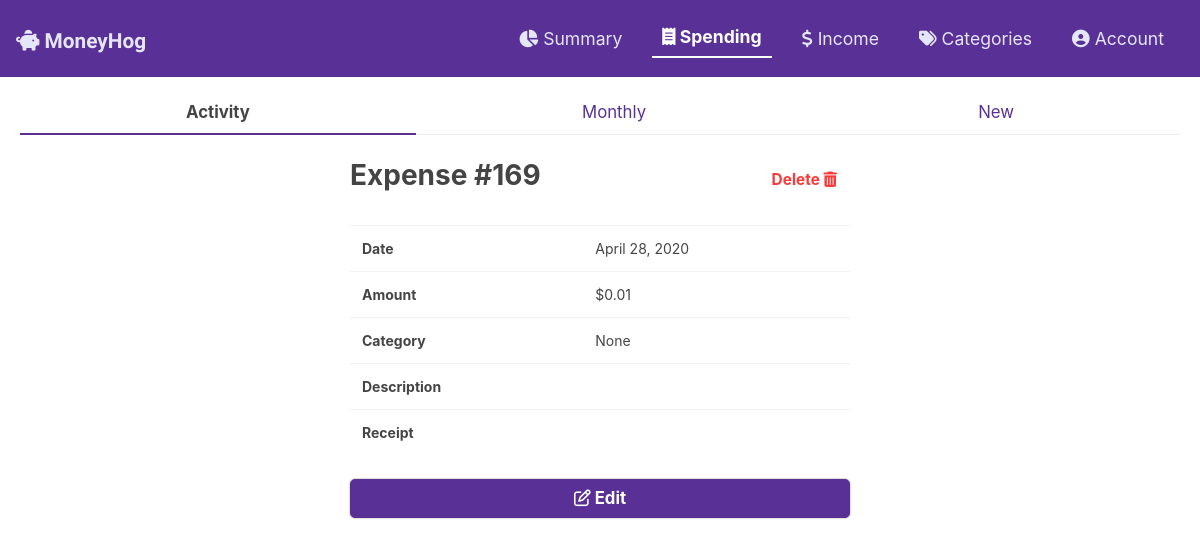
The page /budget/expenses/169/ on the database as committed earlier.
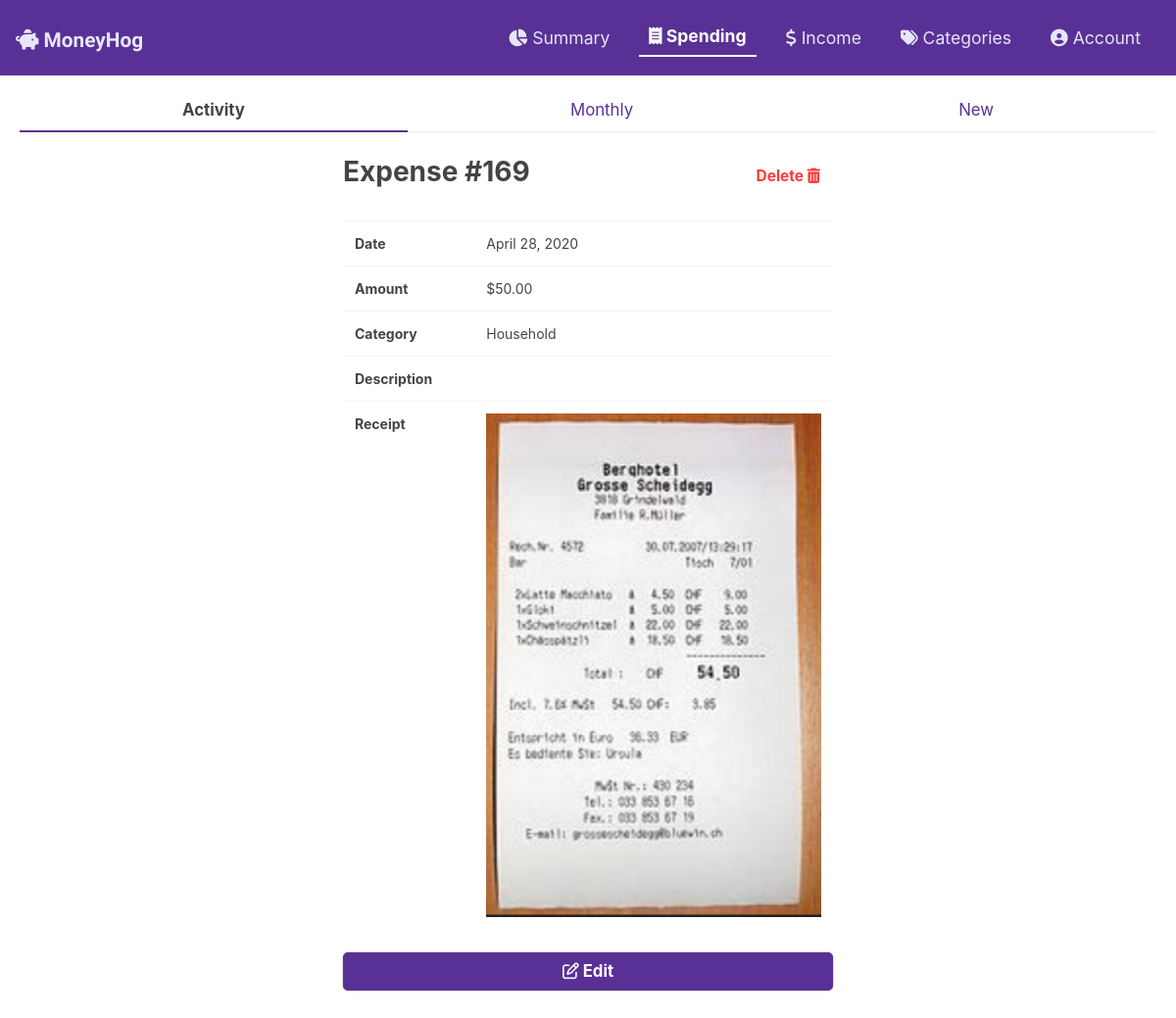
The same page on the database as committed later.
### budget/models.py (models this page shows, shortened)
class Expense(models.Model):
    expense_date = models.DateField('Date of expense')
    description = models.CharField(max_length=200, blank=True)
    category = models.ForeignKey('Category', on_delete=models.SET_NULL,null=True,blank=True)
    amount = models.DecimalField(max_digits=10, decimal_places=2)
    receipt = models.ImageField(upload_to="images/",null=True,blank=True)

class Category(models.Model):
    name = models.CharField(max_length=50)
    def __str__(self):
        return self.name

### budget/views.py (the view, shortened to what this page needs)
# urls.py: path('expenses/<int:pk>/', views.expense_detail, name='expense_detail'),
def expense_detail(request, pk):
    expense = Expense.objects.get(pk = pk)
    context = {
        'expense': expense,
    }
    return render(request, 'budget/expenses/detail.html', context)

### budget/templates/budget/expenses/detail.html (shortened to what this page needs)
{% extends "budget/expenses/expense.html" %}
{% block hist-activ %}active imp{% endblock %}
{% block main_class %} class="narrow-content" {% endblock main_class %}
{% block content %}
    <div class="flex just-betw mt-2 mb-4">
    <h1 class="imp page-title">Expense #{{ expense.id }}</h1>
    <button type="button" class="btn imp text-danger title-sm" data-toggle="modal" data-target="#deleteExpense">Delete <i class="fas fa-trash-alt"></i></button>
    </div>
    <table class="table mb-4">
    <tbody>
        <tr>
            <th scope="row">Date</th>
            <td>{{ expense.expense_date }}
            </td>
        </tr>
        <tr>
            <th scope="row">Amount</th>
            <td>${{ expense.amount }}
            </td>
        </tr>
        <tr>
            <th scope="row">Category</th>
            <td>{{ expense.category }}
            </td>
        </tr>
        <tr>
            <th scope="row">Description</th>
            <td>
            </td>
        </tr>
        <tr>
            <th scope="row">Receipt </th>
            <td>
                {% if expense.receipt %} <img src="{{ expense.receipt.url }}" alt="{{ expense.receipt }}" class="w-100">
                {% endif %}
            </td>
        </tr>
    </tbody>
    </table>
    <a href="{% url 'budget:expense_edit' expense.id %}" class="btn btn-primary block imp title-med mb-3"><i class="far fa-edit"></i> Edit</a>
    {% endblock content%}

### budget/templates/budget/expenses/expense.html (shortened to what this page needs)
{% extends "budget/base.html" %}
{% block expenses_active %}navbar-active{% endblock expenses_active %}
{% block page-header %}
<ul class="nav nav-tabs nav-fill mb-4">
    <li class="nav-item ">
        <a class="nav-link title-med {% block hist-activ %}{% endblock %}" href="{% url 'budget:expense_list' %}">Activity</a>
    </li>
    <li class="nav-item">
        <a class="nav-link title-med {% block rec-activ %}{% endblock %}" href="{% url 'budget:expense_list_recurring' %}">Monthly</a>
    </li>
    <li class="nav-item">
        <a class="nav-link title-med {% block new-activ %}{% endblock %}" href="{% url 'budget:expense_form_page' %}">New</a>
    </li>
</ul>
{% endblock %}

### budget/templates/budget/base.html (shortened to what this page needs)
{% block staticload %}{% load static %}{% endblock %}
<!DOCTYPE html>
<html>
  <head>
    <link href="https://stackpath.bootstrapcdn.com/bootswatch/4.4.1/pulse/bootstrap.min.css" rel="stylesheet">
    <link rel="stylesheet" type="text/css" href="{% static 'budget/main.css' %}">
  </head>
  <body>
    <header>
      <nav class="navbar navbar-dark bg-primary flex just-betw align-center">
        <a class="logo" href="#"><i class="fas fa-piggy-bank"></i> MoneyHog</a>
        <ul class="navbar-list flex just-betw align-end">
            <li class="hide">
                <a class="navbar-link {% block summary-active %}{% endblock summary-active %}" href="#"><i class="fas fa-chart-pie"></i> Summary {% block summary_active_sr %}{% endblock summary_active_sr %}</a>
            </li>
            <li class="hide">
                <a class="navbar-link {% block expenses_active %}{% endblock expenses_active %}" href="{% url 'budget:expense_list' %}"><i class="fas fa-receipt"></i> Spending {% block expenses_active_sr %}{% endblock expenses_active_sr %}</a>
            </li>
            <li class="hide">
                <a class="navbar-link {% block income-active %}{% endblock income-active %}" href="#"><i class="fas fa-dollar-sign"></i> Income {% block income_active_sr %}{% endblock income_active_sr %}</a>
            </li>
            <li class="hide">
                <a class="navbar-link {% block categ-active %}{% endblock categ-active %}" href="#"><i class="fas fa-tags"></i> Categories {% block categ_active_sr %}{% endblock categ_active_sr %}</a>
            </li>
            <li class="hide">
                <a class="navbar-link {% block account-active %}{% endblock account-active %}" href="#"><i class="fas fa-user-circle"></i> Account {% block account_active_sr %}{% endblock account_active_sr %}</a>
            </li>
        </ul>
      </nav>
    </header>
    <main class="wide-content">
        {% block page-header %}
        {% endblock %}
        <div {% block main_class %}{% endblock %}>
          {% block content %}
          {% endblock %}
        </div>
    </main>
  </body>
</html>

### budget/static/budget/main.css (style rules this page uses)
nav { padding: 15px 20px; }
.logo { color: #E6E6FA; font-size: 1.3rem; font-weight: bold; font-family: 'Maven Pro', sans-serif; align-self: flex-end; }
.navbar-list { list-style: none; margin-bottom: 0; padding-left: 0; flex-direction: column; }
.navbar-link { color: #E6E6FA; padding: 5px 10px; font-size: 1.1rem; }
.navbar-active { color: white; font-weight: bold; border-bottom: solid 2px white; }
.hide { display: none; }
.navbar-link { line-height: 3; }
@media screen and (min-width: 900px) { .hide { display: flex; } }
@media screen and (min-width: 900px) { .navbar-link { line-height: 1.5; margin: 0 10px; } }
@media screen and (min-width: 900px) { .navbar-list { flex-direction: row; } }
.nav-tabs .nav-item .nav-link { border-bottom-width: 2px; }
.wide-content { padding: 15px 20px; }
.narrow-content { max-width: 500px; margin: 0 auto; }
.page-title { font-size: 2em; }
.title-med { font-size: 1.2em; margin-bottom: 0; }
.title-sm { font-size: 1.1em; }
.block { width: 100%; display: block; }
.btn-primary, .btn-outline-primary, .btn-success, .btn-danger, .btn-info, .btn-outline-secondary { box-shadow: 0px 0px 2px #888888; border-radius: 5px; }
.imp { font-weight: bold; }
.flex { display: flex; }
.align-center { align-items: center; }
.align-end { align-items: flex-end; }
.just-betw { justify-content: space-between; }
main { margin-bottom: 80px; }

Rows that differ between the two databases and show on the page:
changed Expense id 169: amount "0.01" → "50.00"; category "None" → "Household"; receipt: picture added
